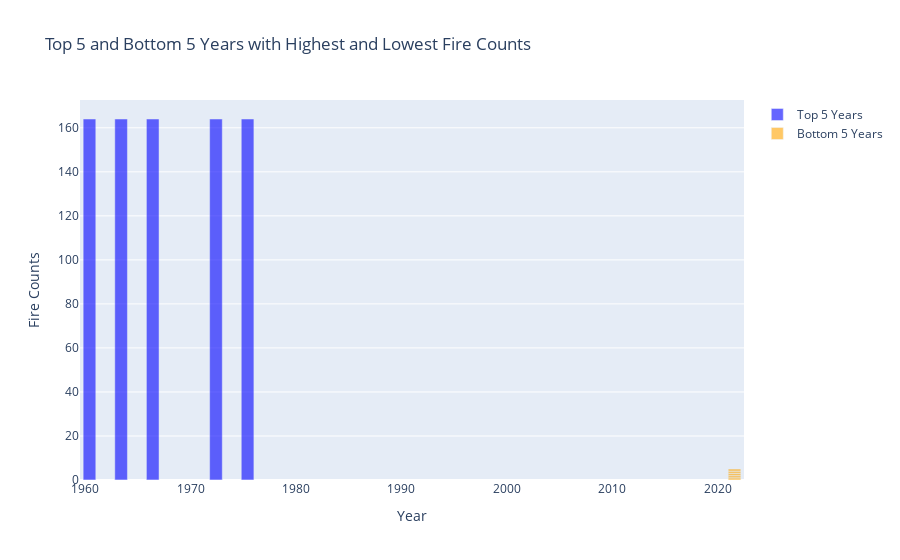

Notebook source saved alongside this figure:
### Code cell
import plotly.graph_objects as go

# Sort the DataFrame by 'Fire_Counts' column in descending order
sorted_df = merged_df.sort_values(by='Fire_Counts', ascending=False)

# Extract the top 5 years with highest fire counts
top_5_years = sorted_df.head(5)

# Extract the bottom 5 years with lowest fire counts
bottom_5_years = sorted_df.tail(5)

# Create traces for top 5 years
trace_top = go.Bar(
    x=top_5_years['YEAR'],
    y=top_5_years['Fire_Counts'],
    name='Top 5 Years',
    marker=dict(color='blue'),
    opacity=0.6
)

# Create traces for bottom 5 years
trace_bottom = go.Bar(
    x=bottom_5_years['YEAR'],
    y=bottom_5_years['Fire_Counts'],
    name='Bottom 5 Years',
    marker=dict(color='orange'),
    opacity=0.6
)

# Create layout
layout = go.Layout(
    title='Top 5 and Bottom 5 Years with Highest and Lowest Fire Counts',
    xaxis=dict(title='Year'),
    yaxis=dict(title='Fire Counts')
)

# Create figure
fig = go.Figure(data=[trace_top, trace_bottom], layout=layout)

# Show the plot
fig.show()

### Figure 1 — Plotly figure (JSON) as saved in the notebook; plotly's stock layout.template omitted (floating-point values rounded to 4 significant figures)
{"data": [{"marker": {"color": "blue"}, "name": "Top 5 Years", "opacity": 0.6, "type": "bar", "x": [1967, 1961, 1964, 1976, 1973], "y": [164, 164, 164, 164, 164]}, {"marker": {"color": "orange"}, "name": "Bottom 5 Years", "opacity": 0.6, "type": "bar", "x": [2021, 2021, 2021, 2021, 2021], "y": [1, 1, 1, 1, 1]}], "layout": {"title": {"text": "Top 5 and Bottom 5 Years with Highest and Lowest Fire Counts"}, "xaxis": {"title": {"text": "Year"}}, "yaxis": {"title": {"text": "Fire Counts"}}}}
